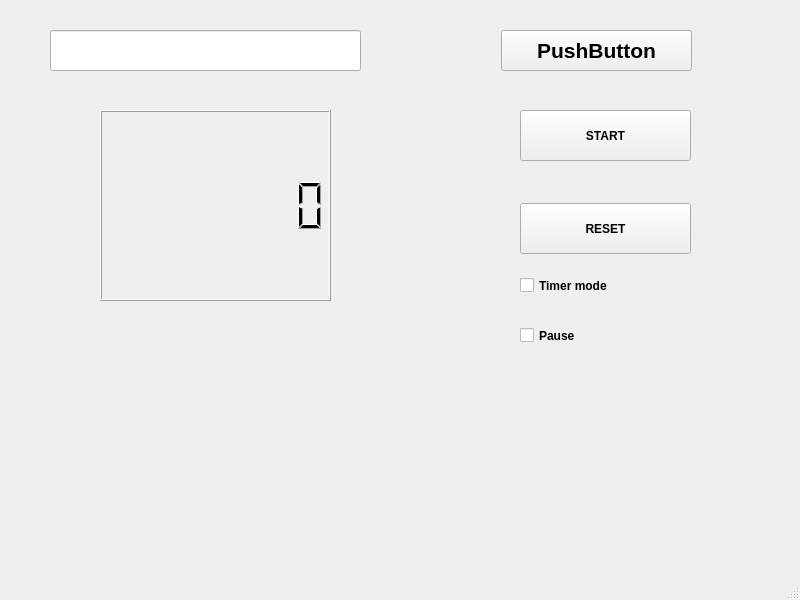
<?xml version="1.0" encoding="UTF-8"?>
<ui version="4.0">
 <class>MainWindow</class>
 <widget class="QMainWindow" name="MainWindow">
  <property name="geometry">
   <rect>
    <x>0</x>
    <y>0</y>
    <width>800</width>
    <height>600</height>
   </rect>
  </property>
  <property name="font">
   <font>
    <pointsize>16</pointsize>
    <bold>true</bold>
   </font>
  </property>
  <property name="windowTitle">
   <string>MainWindow</string>
  </property>
  <widget class="QWidget" name="centralwidget">
   <property name="font">
    <font>
     <pointsize>9</pointsize>
     <bold>true</bold>
    </font>
   </property>
   <widget class="QToolButton" name="toolButton">
    <property name="geometry">
     <rect>
      <x>501</x>
      <y>30</y>
      <width>191</width>
      <height>41</height>
     </rect>
    </property>
    <property name="font">
     <font>
      <family>SansSerif</family>
      <pointsize>16</pointsize>
      <bold>true</bold>
     </font>
    </property>
    <property name="text">
     <string>PushButton</string>
    </property>
   </widget>
   <widget class="QLineEdit" name="lineEdit">
    <property name="geometry">
     <rect>
      <x>50</x>
      <y>30</y>
      <width>311</width>
      <height>41</height>
     </rect>
    </property>
    <property name="font">
     <font>
      <pointsize>16</pointsize>
      <bold>true</bold>
     </font>
    </property>
    <property name="text">
     <string/>
    </property>
    <property name="alignment">
     <set>Qt::AlignCenter</set>
    </property>
   </widget>
   <widget class="QPushButton" name="pushButton">
    <property name="geometry">
     <rect>
      <x>520</x>
      <y>110</y>
      <width>171</width>
      <height>51</height>
     </rect>
    </property>
    <property name="text">
     <string>START</string>
    </property>
   </widget>
   <widget class="QLCDNumber" name="lcdNumber">
    <property name="geometry">
     <rect>
      <x>100</x>
      <y>110</y>
      <width>231</width>
      <height>191</height>
     </rect>
    </property>
    <property name="digitCount">
     <number>8</number>
    </property>
   </widget>
   <widget class="QPushButton" name="pushButton_2">
    <property name="geometry">
     <rect>
      <x>520</x>
      <y>203</y>
      <width>171</width>
      <height>51</height>
     </rect>
    </property>
    <property name="text">
     <string>RESET</string>
    </property>
   </widget>
   <widget class="QCheckBox" name="checkBox">
    <property name="geometry">
     <rect>
      <x>520</x>
      <y>270</y>
      <width>121</width>
      <height>31</height>
     </rect>
    </property>
    <property name="text">
     <string>Timer mode</string>
    </property>
   </widget>
   <widget class="QCheckBox" name="checkBox_Pause">
    <property name="geometry">
     <rect>
      <x>520</x>
      <y>320</y>
      <width>121</width>
      <height>31</height>
     </rect>
    </property>
    <property name="text">
     <string>Pause</string>
    </property>
   </widget>
  </widget>
  <widget class="QStatusBar" name="statusbar"/>
 </widget>
 <resources/>
 <connections/>
</ui>
